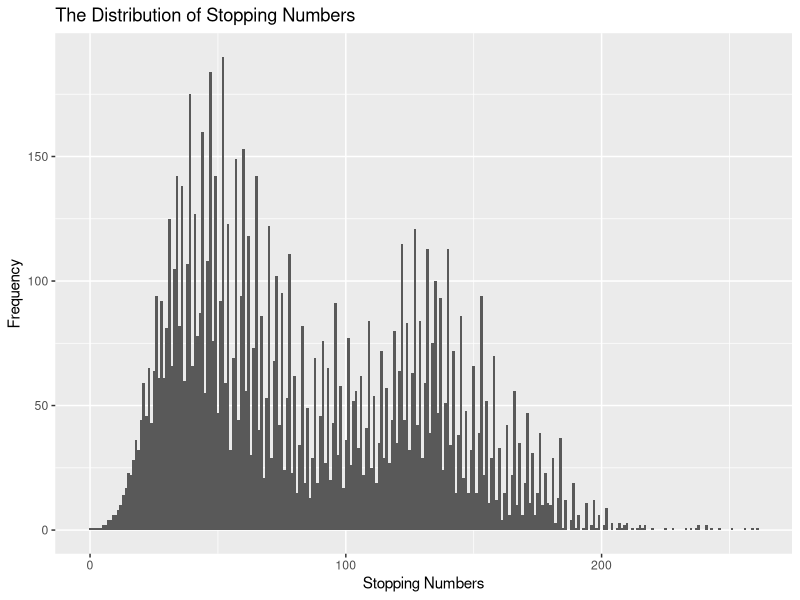
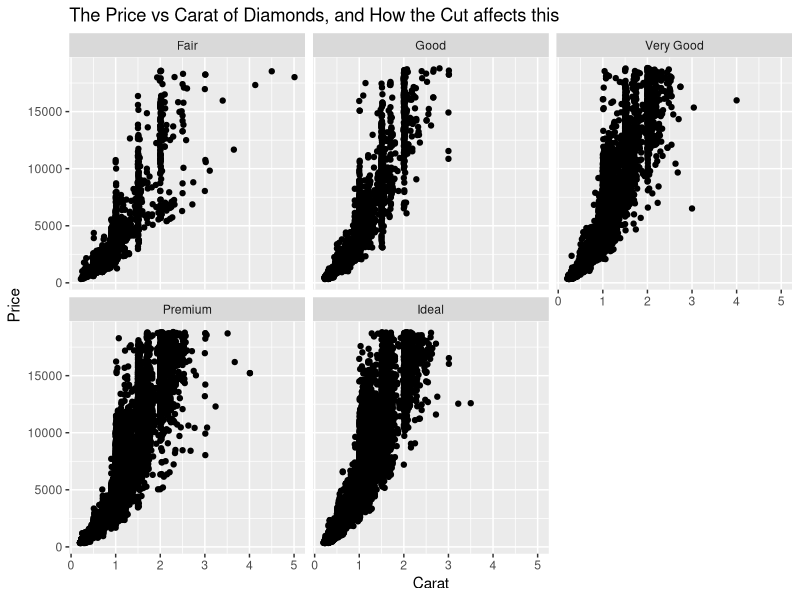
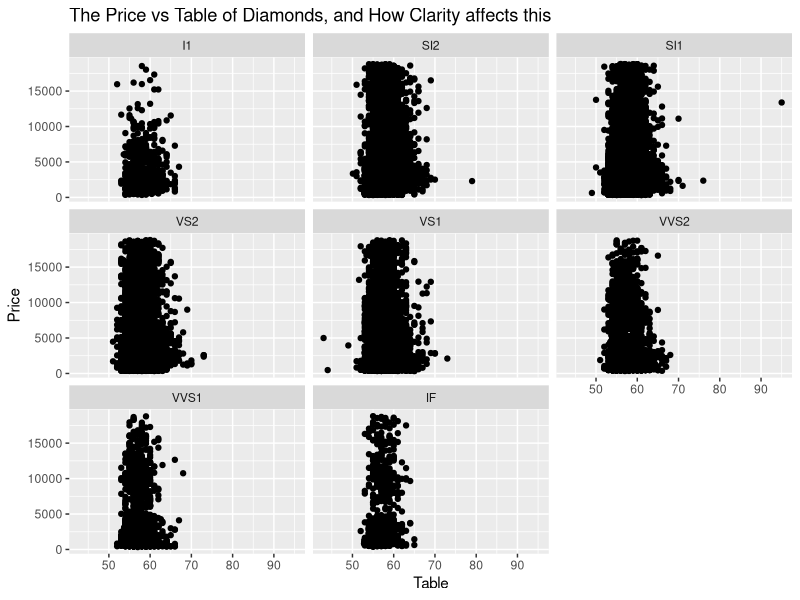

These charts were generated, in order, by the following R code:
## ---- chunk 1
library(ggplot2)

#the function that keeps track of the stopping numbers
collatz <-function(startNum, stoppingPoints= 0) {
  if (startNum == 1) {
    return (stoppingPoints)}
  else if (startNum%%2 == 0){
    collatz(startNum = startNum/2, stoppingPoints <- stoppingPoints+1)}
  else{
    collatz(startNum = 3 * startNum + 1, stoppingPoints <- stoppingPoints+1)}
}

#running the collatz functions for the first 10000 positive integers 
stoppingNumbers <- sapply(
  X = 1:10000,
  FUN = collatz
)

#forming the histogram to show the frequencies of the stopping numbers using ggplot2 
ggplot(mapping = aes(x = stoppingNumbers)) + 
  geom_histogram (binwidth = 1) + 
  ggtitle("The Distribution of Stopping Numbers") +
  labs(y = "Frequency", x = "Stopping Numbers")
## ---- chunk 2
library(dplyr)
library(ggplot2)
data(diamonds)

#forming the graph using ggplot
ggplot(data = diamonds, 
       mapping = aes(x = carat, y = price)) + 
  geom_point() + 
  facet_wrap(~cut) + 
  ggtitle("The Price vs Carat of Diamonds, and How the Cut affects this") +
  labs(y = "Price", x = "Carat")
## ---- chunk 3
library(dplyr)
library(ggplot2)
data(diamonds)

#forming the graph using ggplot
ggplot(data = diamonds, 
       mapping = aes(x = table, y = price)) + 
  geom_point() + 
  facet_wrap(~clarity) +  
  ggtitle("The Price vs Table of Diamonds, and How Clarity affects this") +
  labs(y = "Price", x = "Table")
## ---- chunk 4
library(kableExtra)
library(knitr)
library(dplyr)
library(ggplot2)
data("diamonds") 

#calculating the summary statistics 
priceStats <- diamonds %>%
  group_by(cut) %>%
  select(cut, price) %>%
  summarize(
    across(
      .cols = where(is.numeric),
      .fns = list(
        min = ~min(.x, na.rm = TRUE),
        Q1 = ~quantile(.x, probs = 0.2, na.rm = TRUE),
        Q2 =  ~quantile(.x, probs = 0.4, na.rm = TRUE),
        median = ~median(.x, na.rm = TRUE),
        Q3 = ~quantile(.x, probs = 0.6, na.rm = TRUE),
        Q4 =  ~quantile(.x, probs = 0.8, na.rm = TRUE),
        max = ~max(.x, na.rm = TRUE),
        sam = ~mean(.x, na.rm = TRUE),
        sasd = ~sd(.x, na.rm = TRUE)
      )
    ),
    count = n() 
  )

#converting the tibble to a data frame, so that it can be formatted visually
priceStatsTable <- as.data.frame(priceStats)

#formatting the table, so that it is easily readable
priceStatsTable %>%
  kable(
    caption = ("Summary Table of Price (in USD) of Diamonds by Cut"),
    booktabs = TRUE,
    col.names = c("Cut", "Minimum","Quintile 1", "Quintile 2", "Median", "Quintile 3", "Quintile 4", "Maximum","Arithmetic Mean", "Standard Deviation", "Count"),
    digits = 2
    ) %>%
  kableExtra::kable_styling(
    bootstrap_options = c("striped","condensed"),
    font_size = 6
  )
